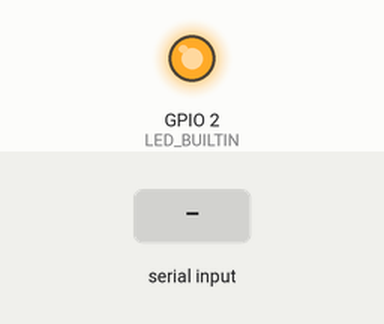
A sketch run on a simulated ESP32. Parts: output pins drawn as LEDs (lit = HIGH). The inputs (shaded band) are chosen by the test bench. EEPROM starts erased; what the sketch prints to the serial monitor is not drawn.

Above: at 2.8 s.
2.9 s: "1" received over Serial
At 3.8 s:
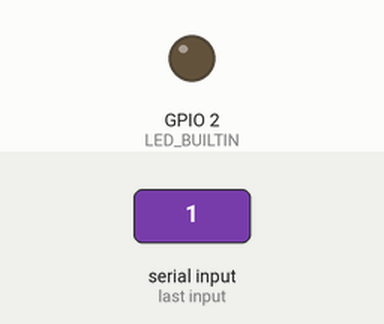
Timing chart, 0 to 5.9 s (numbered marks = the images above; inputs shaded):
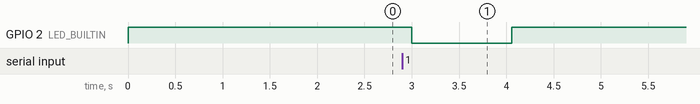

The sketch:

SerialExp_Mini_D1.ino
```cpp
#include <EEPROM.h>


/* Prototip */
void writeString();
void readString();
void clearString();

/* Init */
void setup() {
  pinMode(LED_BUILTIN, OUTPUT);
  Serial.begin(115200);
  EEPROM.begin(512);
}

/* Main*/
void loop() {
  writeString();
  readString();
  digitalWrite(LED_BUILTIN, HIGH);
  delay(1000);
  digitalWrite(LED_BUILTIN, LOW);
  delay(1);
}

/* Func realistation */
void writeString() {
  if (Serial.available() > 0) {
    clearString();
    String str = Serial.readString();
    if (str.length() <= 512) {
      Serial.printf("str length = %d\n", str.length());
      str.trim();
      int i = 0;
      do {
        EEPROM.write(i, str[i]);
        i++;
      } while (str[i] != '\0');
      if (EEPROM.commit()) {
        Serial.println("EEPROM successfully committed");
      } else {
        Serial.println("ERROR! EEPROM commit failed");
      }
    }
  }
}

void readString() {
  int i = 0;
  char str[512] = { '\0' };
  do {
    if (i > 512) {
      Serial.println("Error readString()");
      i = 0;
      break;
    }
    str[i] = (char)EEPROM.read(i);
    i++;
  } while (EEPROM.read(i) != 0);
  str[i] = '\0';
  Serial.println(str);
}

void clearString() {
  for (int i = 0; i < 512; i++) { EEPROM.write(i, 0); }
}

//Lorem ipsum dolor sit amet, consectetur adipiscing elit.
```

Measured:
- after the input at 2.9 s, GPIO 2 (LED_BUILTIN): HIGH → LOW after 0.10 s, → HIGH 1.1 s later
